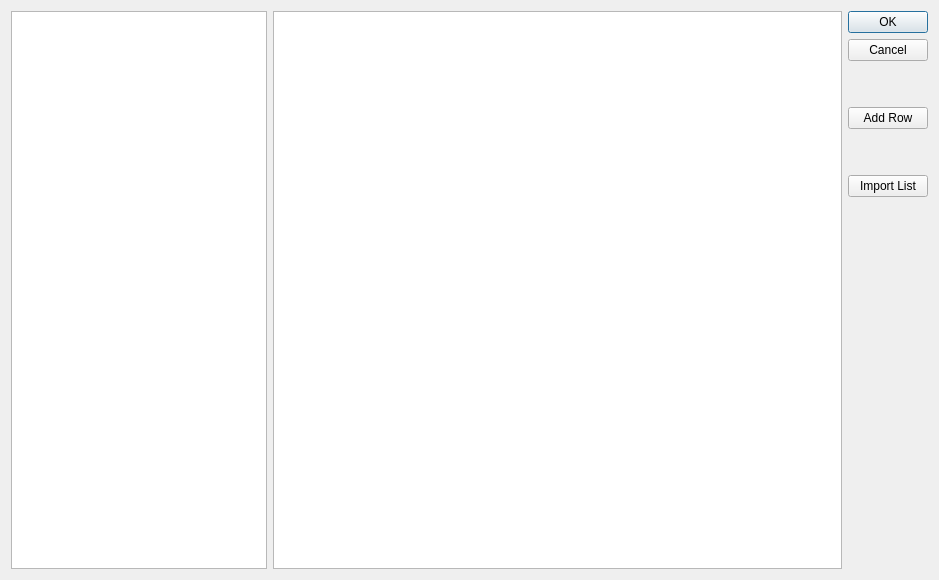
<?xml version="1.0" encoding="UTF-8"?>
<ui version="4.0">
 <class>DatabaseDlg</class>
 <widget class="QDialog" name="DatabaseDlg">
  <property name="geometry">
   <rect>
    <x>0</x>
    <y>0</y>
    <width>939</width>
    <height>580</height>
   </rect>
  </property>
  <property name="windowTitle">
   <string>Dialog</string>
  </property>
  <layout class="QGridLayout" name="gridLayout">
   <item row="0" column="0">
    <widget class="QListView" name="listView"/>
   </item>
   <item row="0" column="1">
    <widget class="QTableView" name="tableView">
     <property name="sizePolicy">
      <sizepolicy hsizetype="Expanding" vsizetype="Expanding">
       <horstretch>1</horstretch>
       <verstretch>0</verstretch>
      </sizepolicy>
     </property>
     <property name="sortingEnabled">
      <bool>true</bool>
     </property>
     <attribute name="verticalHeaderVisible">
      <bool>false</bool>
     </attribute>
     <attribute name="verticalHeaderDefaultSectionSize">
      <number>20</number>
     </attribute>
     <attribute name="verticalHeaderMinimumSectionSize">
      <number>15</number>
     </attribute>
     <attribute name="verticalHeaderVisible">
      <bool>false</bool>
     </attribute>
     <attribute name="verticalHeaderDefaultSectionSize">
      <number>20</number>
     </attribute>
     <attribute name="verticalHeaderMinimumSectionSize">
      <number>15</number>
     </attribute>
    </widget>
   </item>
   <item row="0" column="2">
    <layout class="QVBoxLayout" name="verticalLayout">
     <item>
      <widget class="QDialogButtonBox" name="buttonBox">
       <property name="sizePolicy">
        <sizepolicy hsizetype="Fixed" vsizetype="Fixed">
         <horstretch>0</horstretch>
         <verstretch>0</verstretch>
        </sizepolicy>
       </property>
       <property name="orientation">
        <enum>Qt::Vertical</enum>
       </property>
       <property name="standardButtons">
        <set>QDialogButtonBox::Cancel|QDialogButtonBox::Ok</set>
       </property>
      </widget>
     </item>
     <item>
      <spacer name="verticalSpacer">
       <property name="orientation">
        <enum>Qt::Vertical</enum>
       </property>
       <property name="sizeType">
        <enum>QSizePolicy::Fixed</enum>
       </property>
       <property name="sizeHint" stdset="0">
        <size>
         <width>20</width>
         <height>40</height>
        </size>
       </property>
      </spacer>
     </item>
     <item>
      <widget class="QPushButton" name="addRowButton">
       <property name="sizePolicy">
        <sizepolicy hsizetype="Fixed" vsizetype="Fixed">
         <horstretch>0</horstretch>
         <verstretch>0</verstretch>
        </sizepolicy>
       </property>
       <property name="text">
        <string>Add Row</string>
       </property>
      </widget>
     </item>
     <item>
      <spacer name="verticalSpacer_2">
       <property name="orientation">
        <enum>Qt::Vertical</enum>
       </property>
       <property name="sizeType">
        <enum>QSizePolicy::Fixed</enum>
       </property>
       <property name="sizeHint" stdset="0">
        <size>
         <width>20</width>
         <height>40</height>
        </size>
       </property>
      </spacer>
     </item>
     <item>
      <widget class="QPushButton" name="importListButton">
       <property name="sizePolicy">
        <sizepolicy hsizetype="Fixed" vsizetype="Fixed">
         <horstretch>0</horstretch>
         <verstretch>0</verstretch>
        </sizepolicy>
       </property>
       <property name="text">
        <string>Import List</string>
       </property>
      </widget>
     </item>
     <item>
      <spacer name="verticalSpacer_3">
       <property name="orientation">
        <enum>Qt::Vertical</enum>
       </property>
       <property name="sizeType">
        <enum>QSizePolicy::Expanding</enum>
       </property>
       <property name="sizeHint" stdset="0">
        <size>
         <width>20</width>
         <height>40</height>
        </size>
       </property>
      </spacer>
     </item>
    </layout>
   </item>
  </layout>
 </widget>
 <resources/>
 <connections>
  <connection>
   <sender>buttonBox</sender>
   <signal>accepted()</signal>
   <receiver>DatabaseDlg</receiver>
   <slot>accept()</slot>
   <hints>
    <hint type="sourcelabel">
     <x>248</x>
     <y>254</y>
    </hint>
    <hint type="destinationlabel">
     <x>157</x>
     <y>274</y>
    </hint>
   </hints>
  </connection>
  <connection>
   <sender>buttonBox</sender>
   <signal>rejected()</signal>
   <receiver>DatabaseDlg</receiver>
   <slot>reject()</slot>
   <hints>
    <hint type="sourcelabel">
     <x>316</x>
     <y>260</y>
    </hint>
    <hint type="destinationlabel">
     <x>286</x>
     <y>274</y>
    </hint>
   </hints>
  </connection>
  <connection>
   <sender>listView</sender>
   <signal>activated(QModelIndex)</signal>
   <receiver>tableView</receiver>
   <slot>clearSelection()</slot>
   <hints>
    <hint type="sourcelabel">
     <x>136</x>
     <y>289</y>
    </hint>
    <hint type="destinationlabel">
     <x>558</x>
     <y>289</y>
    </hint>
   </hints>
  </connection>
 </connections>
</ui>
